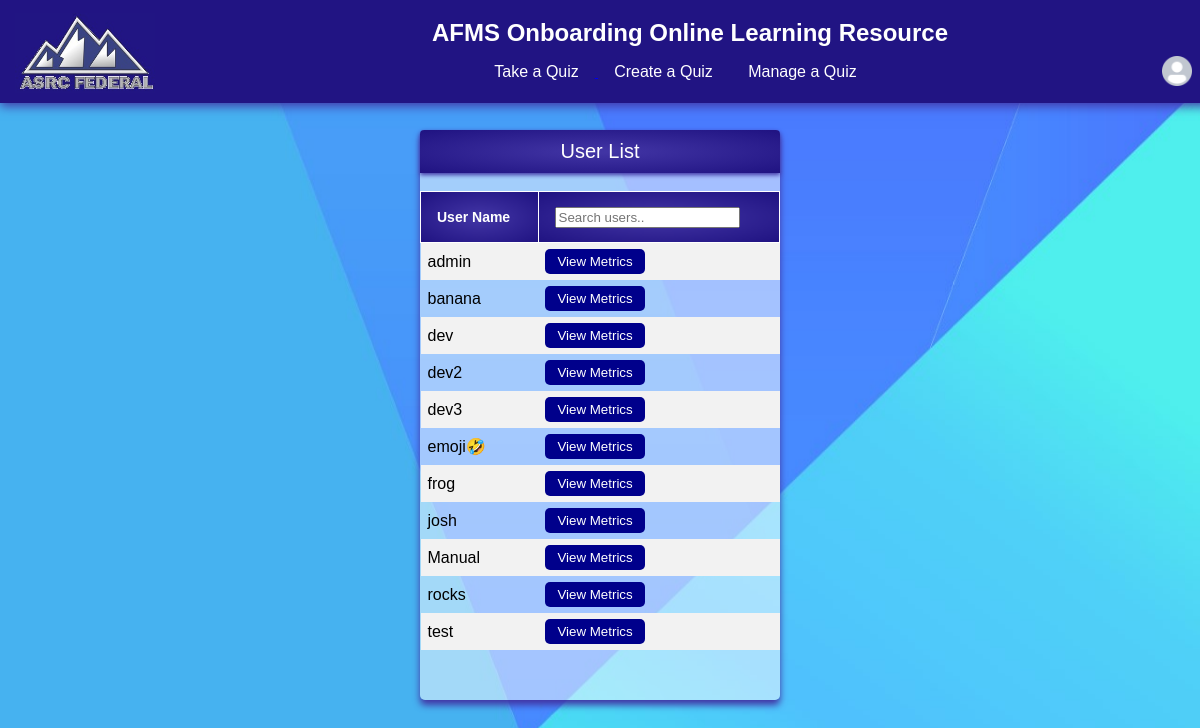
/metrics/metricsByUser.php, run on the app's committed database.
### tables this page shows
CREATE TABLE `user` (
  `user_id` int(11) NOT NULL AUTO_INCREMENT,
  `user_name` varchar(45) NOT NULL,
  `authentication_string` varchar(256) NOT NULL,
  `privilege` int(11) NOT NULL,
  PRIMARY KEY (`user_id`),
  UNIQUE KEY `user_id_UNIQUE` (`user_id`),
  UNIQUE KEY `user_name_UNIQUE` (`user_name`)
);

### metrics/metricsByUser.php (the view, shortened to what this page needs)
<?php
include '../homepage/navBar.php'
?>
<html>
  <head>
    <link red="stylesheet" type="text/css" href="/css/style.css">
  </head>
  <body>
      <div class="container" id="uploadFileBox">
        <h1 id="quizInfoHeader">User List</h1><br>
        <table class="displayTable" id="displayTable">
	  <tr id="headerRow">
	    <th>User Name</th>
            <th>
              <input type="text" id="searchBar" onkeyup="searchUsers()" placeholder="Search users..">
	    </th>
	  </tr>
		<?php
		$dbh = ConnectAdmin();
		$query_string  =" select user_name, user_id ";
		$query_string .=" from Asrcoo.user ";
		$query_string .=" order by user_name; ";
		$sth = $dbh->prepare($query_string);
		$sth->execute();
		$table_string= " ";
		foreach ($sth->fetchAll() as $row){
			$table_string .= "<tr>\n";
			$table_string .= "<td>" . $row['user_name'] . "</td>\n";
			$table_string .= " <td>";
			$table_string .= " <form action='userMetrics.php' method='get' name='view_user'> ";
			$table_string .= " <input id='submit' class='button' type='submit' style='width:100px;' value='View Metrics'/> ";
			$table_string .= " <input type='hidden' id='inspected_user_name' name='inspected_user_name' value='" . $row['user_name'] . "'/>";
			$table_string .= " <input type='hidden' id='inspected_user_id' name='inspected_user_id' value='" . $row['user_id']  .   "'/>";
			$table_string .= "</form>";
			$table_string .= " </td>" ;
			$table_string .= "</tr>\n";
		}
		echo $table_string;
	?>
    </table>
  </body>
</html>

### css/style.css (style rules this page uses)
html, body { height:100%; margin: 0; padding: 50px 0 0 0; background-image: url("/src/homepage_background_image.jpg"); background-size:100% 100%; background-repeat:no-repeat; background-attachment: fixed; }
.container { background: rgba(255,255,255,0.5); width: 90%; border-radius: 5px; margin: 0 auto 0 auto; padding: 0px 0px 50px 0px; box-shadow: 0px 5px 7px #4134A4; border: #7ad7f0 4px solid; margin-top: 30px; font-family: sans-serif; }
.container#uploadFileBox { width:30%; border: 0px solid; }
.displayTable { width: 100%; border-collapse: collapse; }
td { padding-left: 7px; }
th { font-size: 14px; background-image: radial-gradient(#4134A4 5%,#211483 95%); text-align: left; color: white; border-style: solid; border-color: white; border-width: 1px; height: 50px; font-family: sans-serif; padding: 0px 16px 0px 16px; }
tr:nth-child(even) { background-color: #f2f2f2; }
.button { color: white; background-color: darkblue; border-color: white; border: white; border-radius: 5px; font-family: sans-serif; margin: 5px 0px 5px 0px; padding: 5px 0px 5px 0px; text-align: center; width: 75px; }
#quizInfoHeader { font-family: sans-serif; font-weight: 300; color: white; margin: 0px; padding: 10px; font-size: 20px; background-image: radial-gradient(#4134A4 5%, #211483 95%); text-align: center; box-shadow: 0px 2px 4px #4134A4; border-radius: 4px 4px 0px 0px; }

### data on the page
user: user_name "admin"
user: user_name "banana"
user: user_name "dev"
user: user_name "dev2"
user: user_name "dev3"
user: user_name "emoji🤣"
user: user_name "frog"
user: user_name "josh"
user: user_name "Manual"
user: user_name "rocks"
user: user_name "test"
